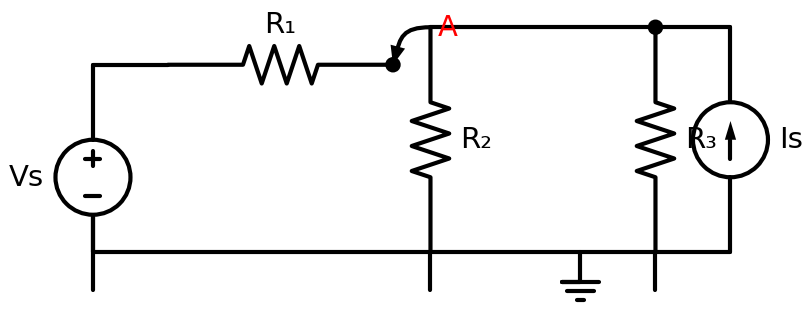

The script that saved this image:
"""
Q1-V1: Two Essential Nodes — DC Resistive Circuit
Vs on the left, R1 horizontal on top, Node A junction,
R2 and R3 vertical to ground, Is current source on the right.
"""
import schemdraw
import schemdraw.elements as elm

with schemdraw.Drawing() as d:
    d.config(unit=3, fontsize=14, font='sans-serif')

    # Voltage source (left side, vertical)
    source = d.add(elm.SourceV().up().label('Vs', loc='top', ofst=0.15))

    # Top rail from source to R1
    d += elm.Line().right().length(1).at(source.end)
    d += elm.Resistor().right().label('R₁')

    # Node A junction
    nodeA = d.add(elm.Dot())
    d.add(elm.Annotate().at(nodeA.center).delta(0.5, 0.5).label('A', color='red', fontsize=14))

    # R2 vertical to ground from Node A
    d.push()
    d += elm.Resistor().down().label('R₂', loc='bottom', ofst=0.15)
    d += elm.Line().down().length(0.5)
    d.pop()

    # Continue right to R3
    d += elm.Line().right().length(3)
    d += elm.Dot()

    # R3 vertical to ground
    d.push()
    d += elm.Resistor().down().label('R₃', loc='bottom', ofst=0.15)
    d += elm.Line().down().length(0.5)
    d.pop()

    # Continue right to current source
    d += elm.Line().right().length(1)
    d += elm.SourceI().down().reverse().label('Is', loc='bottom', ofst=0.15)

    # Bottom return rail
    d += elm.Line().left().length(2)
    d += elm.Ground()
    d += elm.Line().left().tox(source.start)
    d += elm.Line().up().toy(source.start)

    d.save('q1_v1_two_node.svg')
